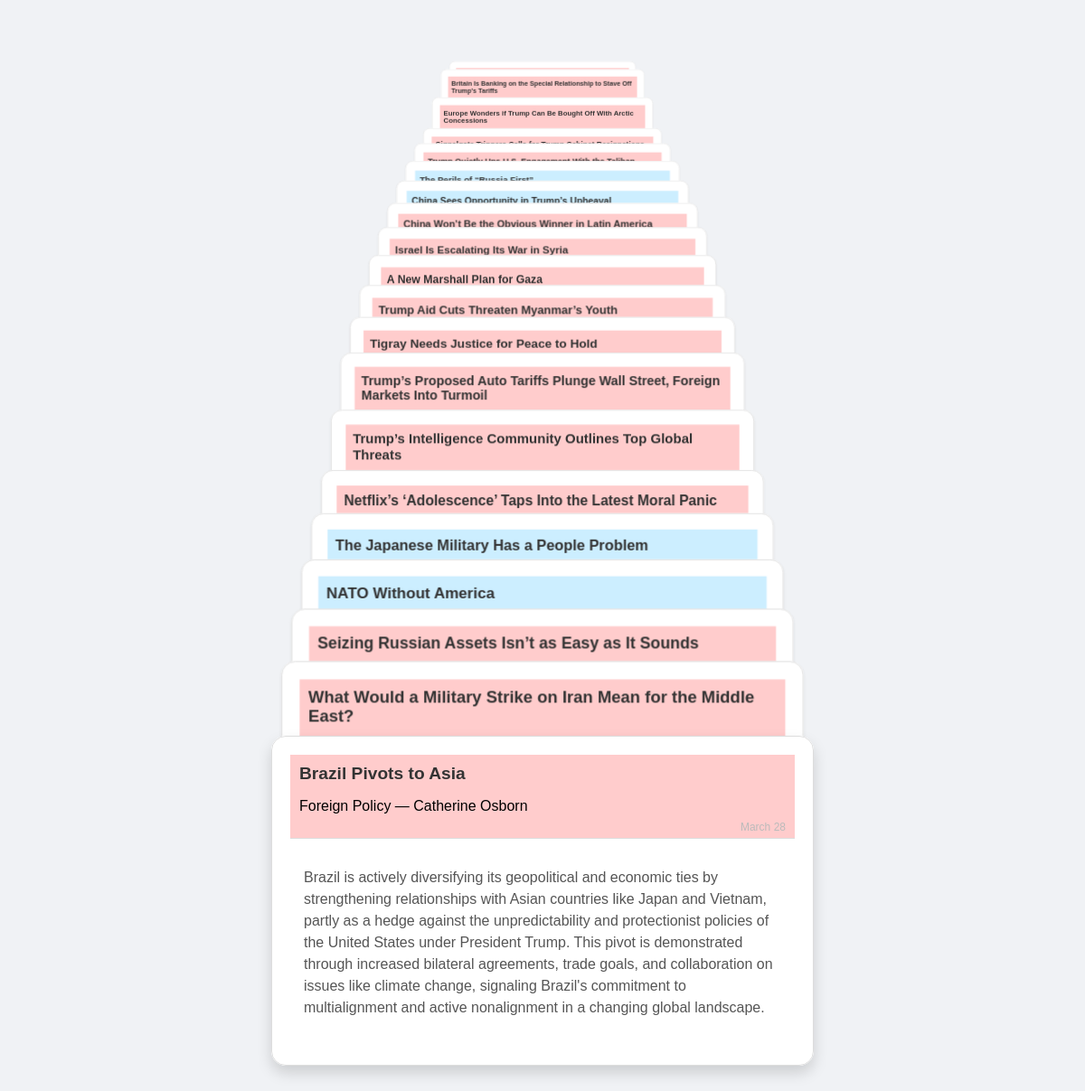
The page / on the database its author committed.
### tables this page shows
CREATE TABLE articles (
            id INTEGER PRIMARY KEY AUTOINCREMENT,
            source TEXT,
            url TEXT UNIQUE,
            title TEXT,
            author TEXT,
            article_text TEXT,
            core_thesis TEXT,
            detailed_abstract TEXT,
            supporting_data_quotes TEXT,
            date_added TIMESTAMP DEFAULT CURRENT_TIMESTAMP
        );

### app.py (the view)
@app.route('/')
def home():
    articles = get_latest_articles(limit=20)
    return render_template('index.html', articles=articles)

### templates/index.html (shortened to what this page needs)
<!DOCTYPE html>
<html lang="en">
<head>
  <link rel="stylesheet" href="{{ url_for('static', filename='styles.css') }}">
</head>
<body>
  <div class="deck">
    {% for article in articles %}
      <div class="card" data-state="0">
        <div class="card-inner">
          <div class="card-front">
            <div class="card-title-container {{ 'fp-title' if article.source == 'Foreign Policy' else 'fa-title' }}">
              <h2 class="card-title">{{ article.title }}</h2>
              <p class="article-source">{{ article.source }} — {{ article.author }}</p>
              <span class="article-date">{% set month_map = {
                '01': 'January',
                '02': 'February',
                '03': 'March',
                '04': 'April',
                '05': 'May',
                '06': 'June',
                '07': 'July',
                '08': 'August',
                '09': 'September',
                '10': 'October',
                '11': 'November',
                '12': 'December'
              } %}
              {% set date_text = article.date_added.split(' ')[0] %}
              {% set parts = date_text.split('-') %}
              {{ month_map[parts[1]] }} {{ parts[2].lstrip('0') }}</span>
            </div>
            <div class="card-content">
              <p>{{ article.core_thesis }}</p>
            </div>
          </div>
          <div class="card-back">
            <div class="card-title-container {{ 'fp-title' if article.source == 'Foreign Policy' else 'fa-title' }}">
              <h2 class="card-title">{{ article.title }}</h2>
              <p class="article-source">{{ article.source }} — {{ article.author }}</p>
              <span class="article-date">{% set month_map = {
                '01': 'January',
                '02': 'February',
                '03': 'March',
                '04': 'April',
                '05': 'May',
                '06': 'June',
                '07': 'July',
                '08': 'August',
                '09': 'September',
                '10': 'October',
                '11': 'November',
                '12': 'December'
              } %}
              {% set date_text = article.date_added.split(' ')[0] %}
              {% set parts = date_text.split('-') %}
              {{ month_map[parts[1]] }} {{ parts[2].lstrip('0') }}</span>
            </div>
            <div class="card-content">
              <p>{{ article.detailed_abstract }}</p>
            </div>
          </div>
        </div>
      </div>
    {% endfor %}
  </div>
</body>
</html>

### static/styles.css (style rules this page uses)
body { font-family: 'Arial', sans-serif; background: #f0f2f5; display: flex; justify-content: center; align-items: flex-start; min-height: 100vh; margin: 0; padding: 20px; box-sizing: border-box; }
.deck { display: flex; flex-direction: column; align-items: center; width: 100%; max-width: 600px; perspective: 1500px; }
.card { width: 100%; overflow: hidden; transition: transform 0.3s ease, height 0.3s ease, margin-bottom 0.3s ease, box-shadow 0.3s ease; margin-bottom: 20px; background: #fff; border-radius: 16px; cursor: pointer; position: relative; }
.card.stacked { height: 40px; margin-bottom: calc(-30px + -2.7px * var(--depth)); transform: translateZ(calc(-7px * var(--depth))) scale(calc(1 - 0.033 * var(--depth))); z-index: calc(100 - var(--depth)); box-shadow: 0 2px 4px rgba(0, 0, 0, 0.1); transform-origin: top; }
.card.expanded, .card.flipped { transform: translateZ(0) scale(1); z-index: 101; box-shadow: 0 8px 16px rgba(0, 0, 0, 0.15); }
.card-inner { position: relative; width: 100%; height: 100%; transition: transform 0.6s; transform-style: preserve-3d; }
.card-front, .card-back { position: absolute; width: 100%; backface-visibility: hidden; background: #fff; padding: 20px; box-sizing: border-box; border: 1px solid #ddd; border-radius: 16px; }
.card-front { transform: rotateY(0deg); }
.card-back { transform: rotateY(180deg); }
.article-date { position: absolute; bottom: 5px; right: 10px; font-size: 0.75em; color: #bbb; font-weight: normal; }
.card-title-container { padding: 10px; background: #e9ecef; border-bottom: 1px solid #ddd; position: relative; }
.card-title { margin: 0; font-size: 1.2em; color: #333; }
.card-content { padding: 15px; font-size: 1em; line-height: 1.5; color: #555; }
.fp-title { background-color: #ffcccc; }
.fa-title { background-color: #cceeff; }
.card-back .card-content p { white-space: pre-wrap; }

### rows shown on the page
articles: title "Britain Is Banking on the Special Relationship to Stave Off Trump’s Tariffs"
articles: title "Europe Wonders if Trump Can Be Bought Off With Arctic Concessions"
articles: title "The Perils of “Russia First”"
articles: title "China Sees Opportunity in Trump’s Upheaval"
articles: title "China Won’t Be the Obvious Winner in Latin America"
articles: title "Israel Is Escalating Its War in Syria"
articles: title "A New Marshall Plan for Gaza"
articles: title "Trump Aid Cuts Threaten Myanmar’s Youth"
articles: title "Tigray Needs Justice for Peace to Hold"
articles: title "Trump’s Proposed Auto Tariffs Plunge Wall Street, Foreign Markets Into Turmoil"
articles: title "Trump’s Intelligence Community Outlines Top Global Threats"
articles: title "Netflix’s ‘Adolescence’ Taps Into the Latest Moral Panic"
articles: title "The Japanese Military Has a People Problem"
articles: title "NATO Without America"
articles: title "Seizing Russian Assets Isn’t as Easy as It Sounds"
articles: title "What Would a Military Strike on Iran Mean for the Middle East?"
articles: title "Brazil Pivots to Asia", source "Foreign Policy", author "Catherine Osborn", month_map "March", parts "28", core_thesis "Brazil is actively diversifying its geopolitical and economic ties by strengthening relationships with Asian countries like Japan and Vietnam, partly as a hedge against the unpredictability and protectionist policies of the United States under President Trump. This pivot is demonstrated through increased bilateral agreements, trade goals, and collaboration on issues like climate change, signaling Brazil's commitment to multialignment and active nonalignment in a changing global landscape."
